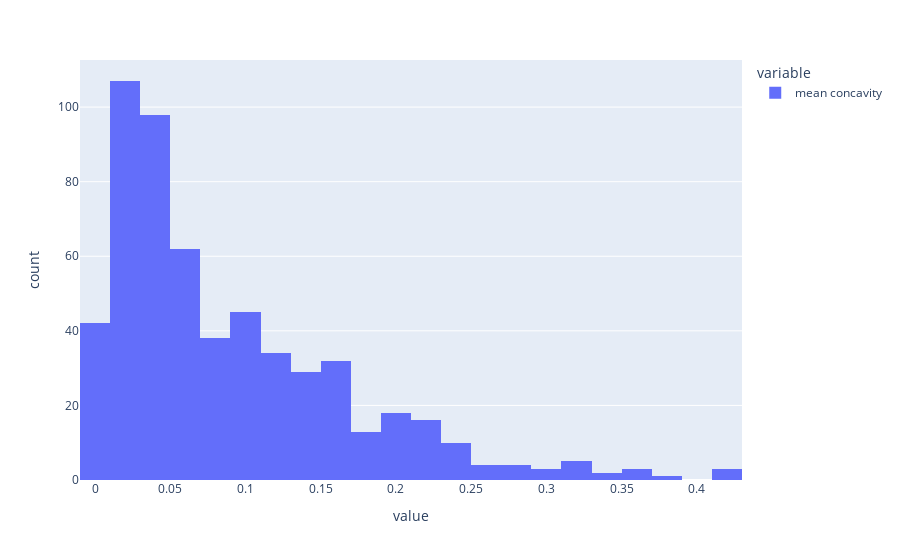

Here is the notebook cell this chart was saved with:
### Code cell
px.histogram(X_cancer['mean concavity'])

### Figure 1 — Plotly figure (JSON) as saved in the notebook; plotly's stock layout.template omitted (floating-point values rounded to 4 significant figures; data arrays with more than 128 entries replaced by an {"elided": "..."} marker saying what was removed)
{"data": [{"alignmentgroup": "True", "bingroup": "x", "hovertemplate": "variable=mean concavity<br>value=%{x}<br>count=%{y}<extra></extra>", "legendgroup": "mean concavity", "marker": {"color": "#636efa", "pattern": {"shape": ""}}, "name": "mean concavity", "offsetgroup": "mean concavity", "orientation": "v", "showlegend": true, "type": "histogram", "x": {"elided": "569 float values"}, "xaxis": "x", "yaxis": "y"}], "layout": {"autosize": true, "barmode": "relative", "legend": {"title": {"text": "variable"}, "tracegroupgap": 0}, "margin": {"t": 60}, "xaxis": {"anchor": "y", "autorange": true, "domain": [0, 1], "range": [-0.01, 0.43], "title": {"text": "value"}, "type": "linear"}, "yaxis": {"anchor": "x", "autorange": true, "domain": [0, 1], "range": [0, 112.6], "title": {"text": "count"}}}}
